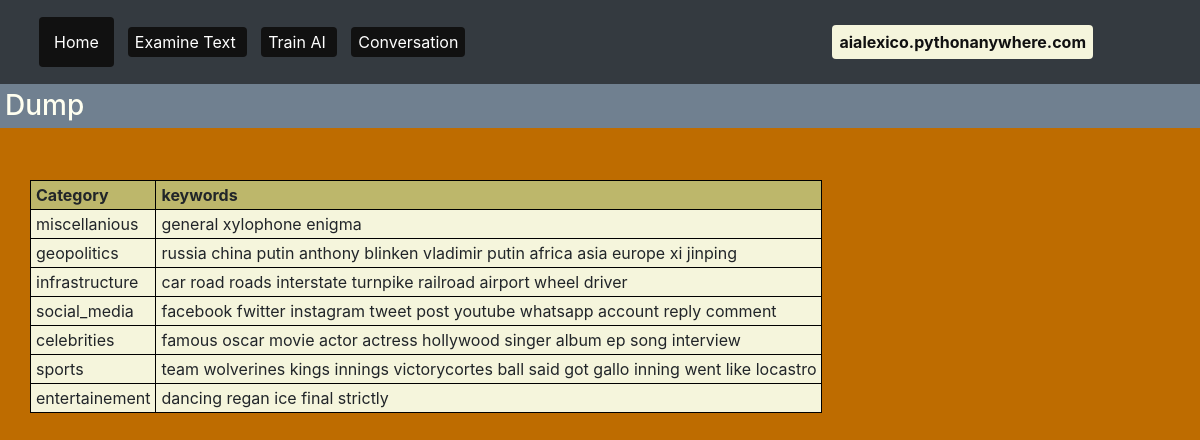
Page /dump on the committed database.
### tables this page shows
CREATE TABLE topics
        (topic_id integer primary key autoincrement,
        name text,
        word_list text);

### flask_app.py (the view)
@app.route('/dump')
def dump():
    ai_dict = get_ai_dict()
    return render_template("dump.html", ai_dict=ai_dict)

### db.py (called while the page is built)
def get_ai_dict():
    result = sql.execute("select * from topics")
    data = result.fetchall()
    output = {}
    for item in data:
        output[item[1]] = item[2]
    return output

### templates/dump.html (shortened to what this page needs)
{% extends 'layout.html' %}
{% set page_title="Dump" %}
{% block content %}
    <h3>Dump</h3>
    <br>
    <div class="container">
        <table>
            <tr><th>Category</th><th>keywords</th></tr>
            {% for key in ai_dict %}
            <tr>
                <td>{{key}}</td>
                <td>{{ai_dict[key]}}</td>
            </tr>
            {% endfor %}
        </table>
    </div>
{% endblock %}

### static/stylesheets/layout.css (style rules this page uses)
body { background-color: #be6c00; background-size: cover; }
h1, h2, h3 { color: ivory; background-color: slategrey; padding: 5px; }
table, th, td, tr { border: 1px black solid; padding: 2px 5px; background-color: beige; }
th { background-color: darkkhaki; }
.container { margin: 10px 20px; padding: 10px; }

### rows in the picture
topics: name "miscellanious", name+word_list "general xylophone enigma"
topics: name "geopolitics", name+word_list "russia china putin anthony blinken vladimir putin africa asia europe xi jinping"
topics: name "infrastructure", name+word_list "car road roads interstate turnpike railroad airport wheel driver"
topics: name "social_media", name+word_list "facebook fwitter instagram tweet post youtube whatsapp account reply comment"
topics: name "celebrities", name+word_list "famous oscar movie actor actress hollywood singer album ep song interview"
topics: name "sports", name.word_list "team wolverines kings innings victorycortes ball said got gallo inning went like locastro"
topics: name "entertainement", name+word_list "dancing regan ice final strictly"
